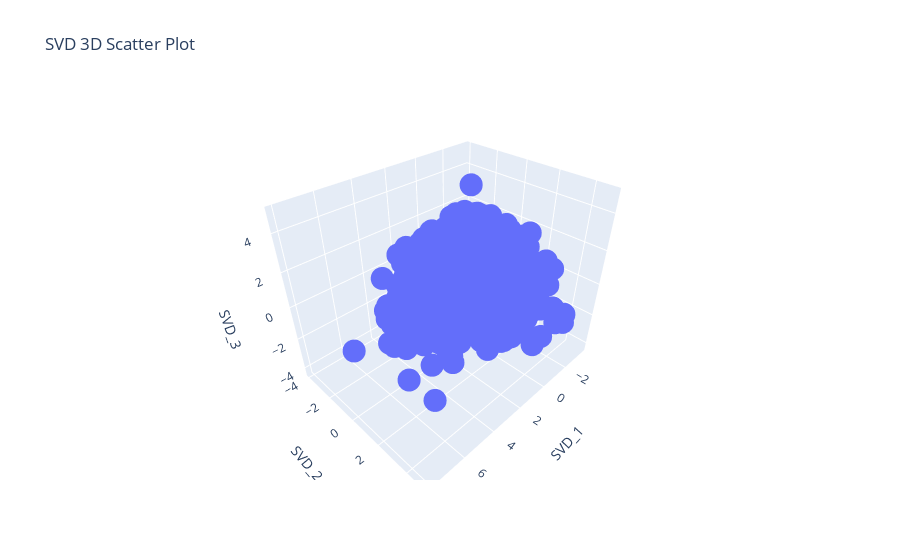

Notebook code cell kept with this figure:
### Code cell
# 3d scatterplot for first 3 components

fig = go.Figure(data=[go.Scatter3d(
    x=df_svd['SVD_1'],
    y=df_svd['SVD_2'],
    z=df_svd['SVD_3'],
    mode='markers'
)])

fig.update_layout(scene=dict(xaxis_title='SVD_1', yaxis_title='SVD_2', zaxis_title='SVD_3'),
                  title='SVD 3D Scatter Plot')

### Figure 1 — Plotly figure (JSON) as saved in the notebook; plotly's stock layout.template omitted (floating-point values rounded to 4 significant figures; data arrays with more than 128 entries replaced by an {"elided": "..."} marker saying what was removed)
{"data": [{"mode": "markers", "type": "scatter3d", "x": {"elided": "3031 float values"}, "y": {"elided": "3031 float values"}, "z": {"elided": "3031 float values"}}], "layout": {"scene": {"xaxis": {"title": {"text": "SVD_1"}}, "yaxis": {"title": {"text": "SVD_2"}}, "zaxis": {"title": {"text": "SVD_3"}}}, "title": {"text": "SVD 3D Scatter Plot"}}}
